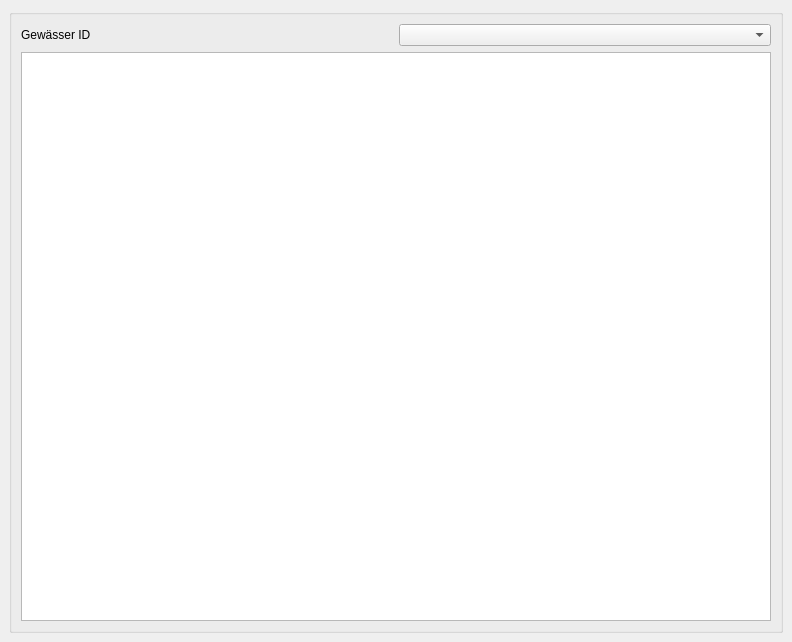
<?xml version="1.0" encoding="UTF-8"?>
<ui version="4.0">
 <class>ls_dock</class>
 <widget class="QDockWidget" name="ls_dock">
  <property name="geometry">
   <rect>
    <x>0</x>
    <y>0</y>
    <width>792</width>
    <height>642</height>
   </rect>
  </property>
  <property name="windowTitle">
   <string>Längsschnitt</string>
  </property>
  <widget class="QWidget" name="dockWidgetContents">
   <layout class="QGridLayout" name="gridLayout">
    <item row="0" column="0">
     <widget class="QGroupBox" name="groupBox_7">
      <property name="title">
       <string/>
      </property>
      <layout class="QGridLayout" name="gridLayout_13">
       <item row="0" column="0">
        <widget class="QLabel" name="label_93">
         <property name="text">
          <string>Gewässer ID</string>
         </property>
        </widget>
       </item>
       <item row="0" column="1">
        <widget class="QComboBox" name="lang_ID"/>
       </item>
       <item row="2" column="0" colspan="2">
        <widget class="PlotWidget" name="langView"/>
       </item>
      </layout>
     </widget>
    </item>
   </layout>
  </widget>
 </widget>
 <customwidgets>
  <customwidget>
   <class>PlotWidget</class>
   <extends>QGraphicsView</extends>
   <header>pyqtgraph</header>
  </customwidget>
 </customwidgets>
 <resources/>
 <connections/>
</ui>
